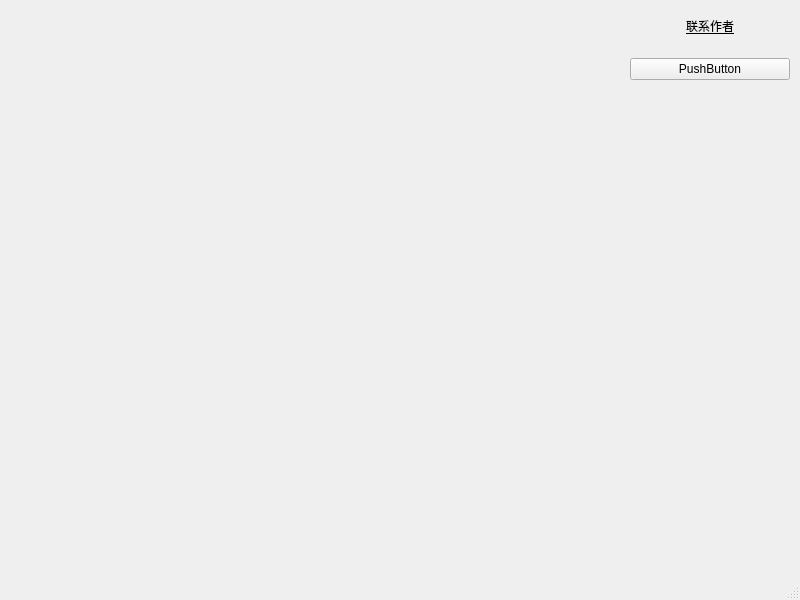
<?xml version="1.0" encoding="UTF-8"?>
<ui version="4.0">
 <class>MainWindow</class>
 <widget class="QMainWindow" name="MainWindow">
  <property name="geometry">
   <rect>
    <x>0</x>
    <y>0</y>
    <width>800</width>
    <height>600</height>
   </rect>
  </property>
  <property name="windowTitle">
   <string>MainWindow</string>
  </property>
  <widget class="QWidget" name="centralwidget">
   <widget class="QStackedWidget" name="stackedWidget">
    <property name="geometry">
     <rect>
      <x>0</x>
      <y>0</y>
      <width>400</width>
      <height>300</height>
     </rect>
    </property>
    <widget class="QWidget" name="page"/>
    <widget class="QWidget" name="page_2"/>
   </widget>
   <widget class="QWidget" name="verticalLayoutWidget">
    <property name="geometry">
     <rect>
      <x>630</x>
      <y>0</y>
      <width>160</width>
      <height>80</height>
     </rect>
    </property>
    <layout class="QVBoxLayout" name="verticalLayout">
     <item>
      <widget class="QLabel" name="label">
       <property name="text">
        <string>&lt;u&gt;联系作者&lt;/u&gt;</string>
       </property>
       <property name="alignment">
        <set>Qt::AlignCenter</set>
       </property>
      </widget>
     </item>
     <item>
      <widget class="QPushButton" name="pushButton">
       <property name="text">
        <string>PushButton</string>
       </property>
      </widget>
     </item>
    </layout>
   </widget>
  </widget>
  <widget class="QMenuBar" name="menubar">
   <property name="geometry">
    <rect>
     <x>0</x>
     <y>0</y>
     <width>800</width>
     <height>23</height>
    </rect>
   </property>
  </widget>
  <widget class="QStatusBar" name="statusbar"/>
 </widget>
 <resources/>
 <connections/>
</ui>
